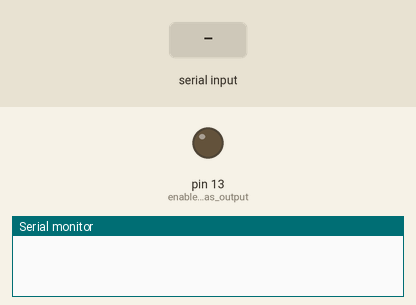
This sketch was run on a simulated Arduino Uno, built with avr-gcc and run on an emulated ATmega328P. On the bench: output pins drawn as LEDs (lit = HIGH), the last lines printed to the serial monitor. The test bench sets the inputs (shaded band).

Above: at 0.01 s.
At 1.2 s:
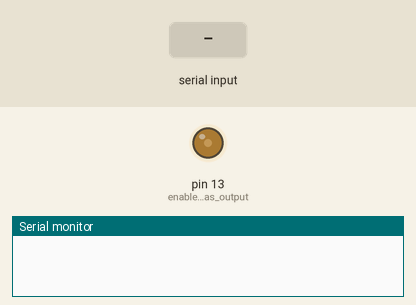
1.3 s: "90,45\n" received over Serial
At 1.8 s:
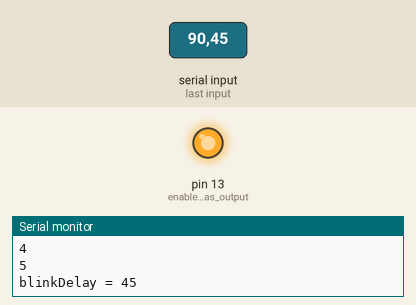
3.0 s: "30,150\n" received over Serial
Timing chart, 0 to 12.0 s (numbered marks = the images above; inputs shaded):
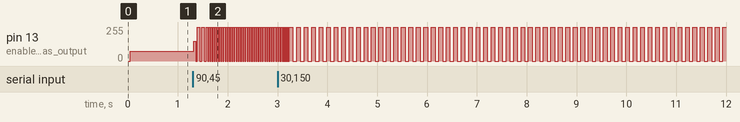

Measured:
- after the input at 1.3 s, pin 13 (enable_LED_pin_as_output): 72/255 → 149/255 at once, then repeats every 0.08 s: 0/255 0.03 s, 255/255 0.05 s

The sketch:

2.9.0_converting-a-string-to-number-20240403.ino
```cpp
/*
Book: 2020#Margolis_Arduino-Cookbook.pdf
Chapter 2.9: page:61

Sketch: Convertng a String to a number

* String to a number
* Creates a number from a String

* My modification:
* oryginal example

* Warning!
* After you uploade the sketch, open the Serial Monitor and type some numeric characters, then press Enter/Return.
* * Type in 5 digits in a row and then press Enter at the end (one Enter after 5 digits)!

MK:
C:2024.04.03
M:2020.04.03
*/

int blinkDelay; // blink rate determined by this variable
char strValue[6]; // must be big enought to hold all the digits and the 0 thet terminates the string
int index = 0; // the index into the array storing the received digits]

void setup()
{
  Serial.begin(9600);
  pinMode(LED_BUILTIN, OUTPUT); // enable LED pin as output
}

void loop()
{
  if(Serial.available())
  {
    char ch = Serial.read();
    Serial.println(ch);
    if( index < 5 && isDigit(ch))
    {
      strValue[index++] = ch; // add the ASCII character to the string;
                              // this is a 6 elements (5 digits + NULL) vector of characters.
                              // In our case each char is a digit saves as a char i.e. "1", "2", "3",...
    }
    else
    {
      // here when buffer full or on the first nondigit
      strValue[index] = 0; // terminate the string with a 0
      blinkDelay = atoi(strValue); // use atoi() to convert the string to an int
      index = 0;
      Serial.print("blinkDelay = ");
      Serial.println(blinkDelay);
    }
  }
  blink();
}

void blink()
{
  digitalWrite(LED_BUILTIN, HIGH);
  delay(blinkDelay/2); // wait for half the blink period
  digitalWrite(LED_BUILTIN, LOW);
  delay(blinkDelay/2); // wait for the other half
}
```
